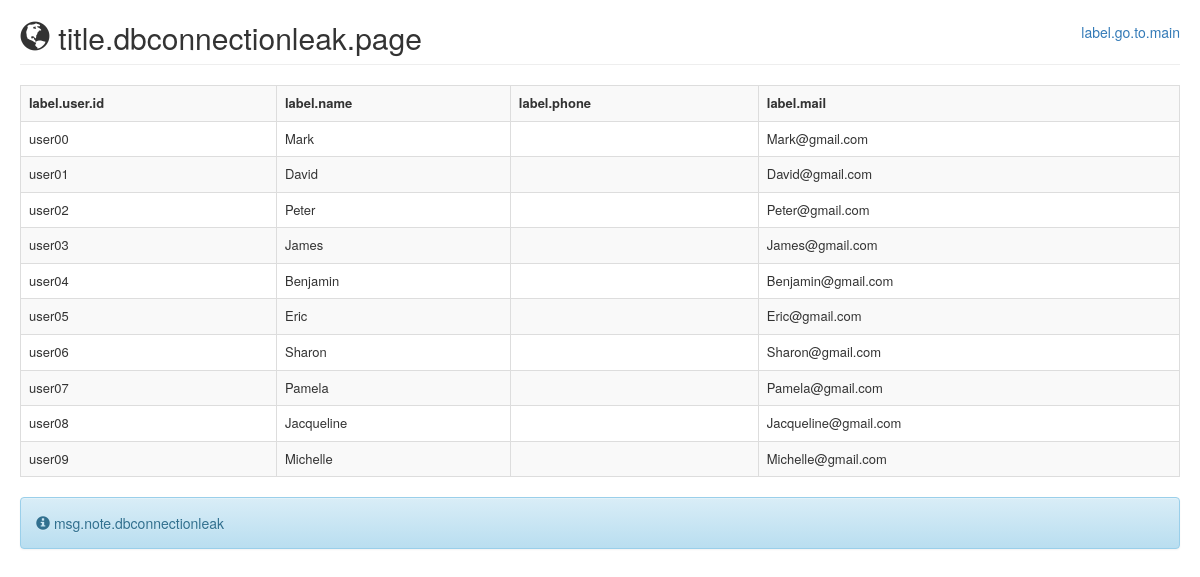
Screenshot of /dbconnectionleak/ with the database file from the repository.
### easybuggy/models.py (models this page shows)
class User(models.Model):
    id = models.CharField(max_length=10, primary_key=True)
    name = models.CharField(max_length=30)
    password = models.CharField(max_length=30)
    secret = models.CharField(max_length=100)
    ispublic = models.CharField(max_length=5)
    phone = models.CharField(max_length=20, blank=True, null=True)
    mail = models.EmailField(max_length=100, blank=True, null=True)

### easybuggy/views.py (the view)
# urls.py: url(r'^dbconnectionleak/$', views.dbconnectionleak, name='dbconnectionleak'),
def dbconnectionleak(request):
    d = {
        'title': _('title.dbconnectionleak.page'),
        'note': _('msg.note.dbconnectionleak'),
    }
    c = connection.cursor()
    try:
        c.execute("SELECT id, name, phone, mail FROM easybuggy_user WHERE ispublic = 'true' ORDER BY id asc")
        d['users'] = c.fetchall()
    except Exception as e:
        logger.exception('Exception occurs: %s', e)
    finally:
        pass
    return render(request, 'dbconnectionleak.html', d)

### templates/dbconnectionleak.html
{% extends "base.html" %}
{% load i18n %}
{% block body %}
{% include "header.html" %}
<table class="table table-striped table-bordered table-hover" style="font-size: small;">
    <tr>
        <th>{% trans 'label.user.id' %}</th>
        <th>{% trans 'label.name' %}</th>
        <th>{% trans 'label.phone' %}</th>
        <th>{% trans 'label.mail' %}</th>
    </tr>
    {% for user in users %}
    <tr>
        <td>{{ user.0 }}</td>
        <td>{{ user.1 }}</td>
        <td>{{ user.2|default_if_none:'' }}</td>
        <td>{{ user.3|default_if_none:'' }}</td>
    </tr>
    {% endfor %}
</table>
{% include "messages.html" %}
{% endblock %}

### rows the page displays
User: id "user00", name "Mark", mail "Mark@gmail.com"
User: id "user01", name "David", mail "David@gmail.com"
User: id "user02", name "Peter", mail "Peter@gmail.com"
User: id "user03", name "James", mail "James@gmail.com"
User: id "user04", name "Benjamin", mail "Benjamin@gmail.com"
User: id "user05", name "Eric", mail "Eric@gmail.com"
User: id "user06", name "Sharon", mail "Sharon@gmail.com"
User: id "user07", name "Pamela", mail "Pamela@gmail.com"
User: id "user08", name "Jacqueline", mail "Jacqueline@gmail.com"
User: id "user09", name "Michelle", mail "Michelle@gmail.com"

### other values shown
{{ title }} "title.dbconnectionleak.page"
{{ note }} "msg.note.dbconnectionleak"
